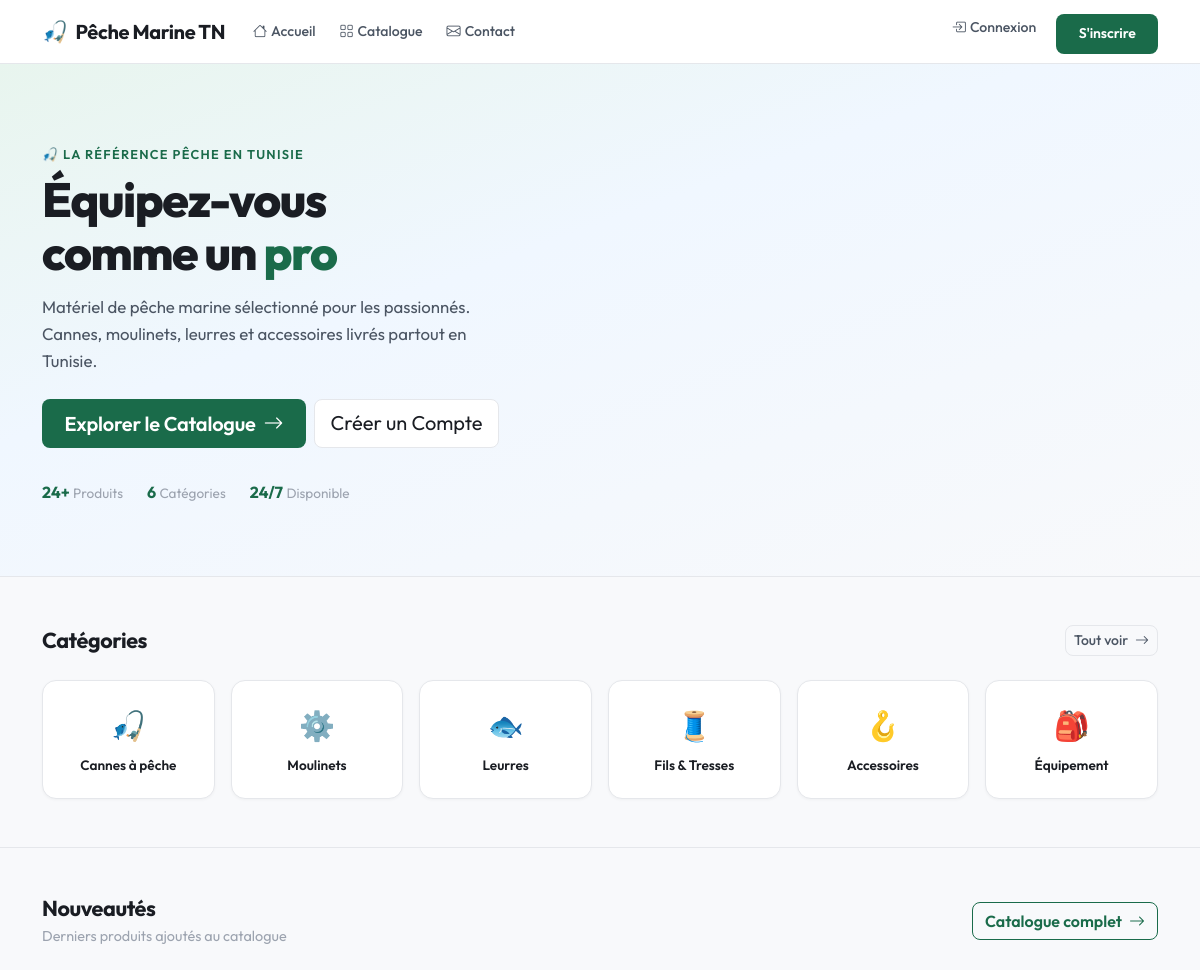
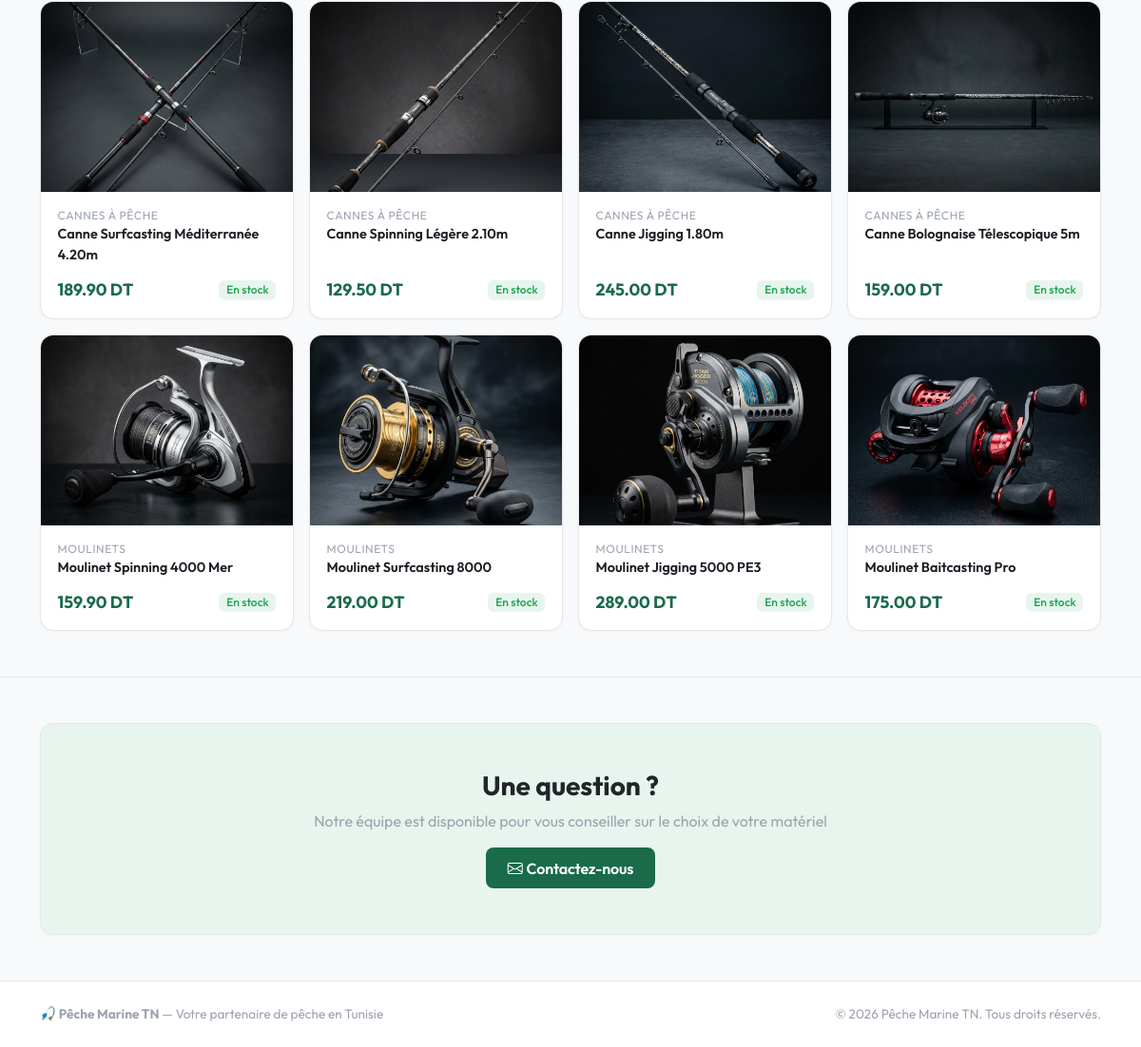
The page / on the database its author committed (2 pictures, top to bottom).
### tables this page shows
CREATE TABLE categorie (
    id          INTEGER PRIMARY KEY AUTOINCREMENT,
    nom         TEXT NOT NULL,
    description TEXT,
    image       TEXT
);

CREATE TABLE produit (
    id             INTEGER PRIMARY KEY AUTOINCREMENT,
    nom            TEXT NOT NULL,
    description    TEXT,
    prix           REAL NOT NULL,
    quantite_stock INTEGER NOT NULL DEFAULT 0,
    image          TEXT,
    categorie_id   INTEGER,
    created_at     DATETIME DEFAULT CURRENT_TIMESTAMP,
    FOREIGN KEY (categorie_id) REFERENCES categorie(id)
);

### app/controllers/HomeController.php (called while the page is built, shortened)
<?php
class HomeController {
    public static function index(): void {
        $db = Database::get();
        $categories = $db->query("SELECT * FROM categorie ORDER BY id")->fetchAll();
        $featured = $db->query("SELECT p.*, c.nom as categorie_nom FROM produit p
            LEFT JOIN categorie c ON c.id = p.categorie_id
            ORDER BY p.created_at DESC LIMIT 8")->fetchAll();
        require VIEW_PATH . '/layouts/header.php';
        require VIEW_PATH . '/home/index.php';
        require VIEW_PATH . '/layouts/footer.php';
    }
}

### router.php (called while the page is built, shortened)
<?php
require_once BASE_PATH . '/config/config.php';
$uri = parse_url($_SERVER['REQUEST_URI'], PHP_URL_PATH);
$uri = rtrim($uri, '/') ?: '/';
require_once APP_PATH . '/controllers/HomeController.php';

### public/index.php (called while the page is built, shortened)
<?php
require_once BASE_PATH . '/router.php';

### config/config.php (called while the page is built, shortened)
<?php
function isLoggedIn(): bool {
    return isset($_SESSION['user_id']);
}
function e(string $str): string {
    return htmlspecialchars($str, ENT_QUOTES, 'UTF-8');
}

### app/views/home/index.php (the view)
<?php
$catIcons = ['🎣', '⚙️', '🐟', '🧵', '🪝', '🎒'];
?>
<section class="hero">
    <div class="container position-relative">
        <div class="row align-items-center">
            <div class="col-lg-7">
                <p class="text-uppercase fw-semibold mb-2" style="font-size:0.8rem; letter-spacing:0.1em; color: var(--accent);">
                    🎣 La référence pêche en Tunisie
                </p>
                <h1>Équipez-vous<br>comme un <span class="highlight">pro</span></h1>
                <p class="mt-3">Matériel de pêche marine sélectionné pour les passionnés. Cannes, moulinets, leurres et accessoires livrés partout en Tunisie.</p>
                <div class="d-flex gap-2 mt-4 flex-wrap">
                    <a href="/products" class="btn btn-primary btn-lg">
                        Explorer le Catalogue <i class="bi bi-arrow-right ms-1"></i>
                    </a>
                    <?php if (!isLoggedIn()): ?>
                        <a href="/register" class="btn btn-outline-light btn-lg">Créer un Compte</a>
                    <?php endif; ?>
                </div>
                <div class="d-flex gap-4 mt-4 pt-2">
                    <div><span class="fw-bold" style="color:var(--accent);">24+</span> <span class="text-muted" style="font-size:0.85rem;">Produits</span></div>
                    <div><span class="fw-bold" style="color:var(--accent);">6</span> <span class="text-muted" style="font-size:0.85rem;">Catégories</span></div>
                    <div><span class="fw-bold" style="color:var(--accent);">24/7</span> <span class="text-muted" style="font-size:0.85rem;">Disponible</span></div>
                </div>
            </div>
        </div>
    </div>
</section>
<section class="py-5">
    <div class="container">
        <div class="d-flex justify-content-between align-items-center mb-4">
            <h2 class="section-title mb-0">Catégories</h2>
            <a href="/products" class="btn btn-outline-secondary btn-sm">Tout voir <i class="bi bi-arrow-right ms-1"></i></a>
        </div>
        <div class="row g-3">
            <?php foreach ($categories as $i => $cat): ?>
                <div class="col-4 col-md-2">
                    <a href="/products?category=<?= $cat['id'] ?>" class="card category-card h-100">
                        <span class="cat-icon"><?= $catIcons[$i] ?? '🐠' ?></span>
                        <span class="cat-name"><?= e($cat['nom']) ?></span>
                    </a>
                </div>
            <?php endforeach; ?>
        </div>
    </div>
</section>
<section class="py-5" style="border-top: 1px solid var(--border);">
    <div class="container">
        <div class="d-flex justify-content-between align-items-center mb-4">
            <div>
                <h2 class="section-title mb-1">Nouveautés</h2>
                <p class="text-muted mb-0" style="font-size:0.9rem;">Derniers produits ajoutés au catalogue</p>
            </div>
            <a href="/products" class="btn btn-outline-primary">Catalogue complet <i class="bi bi-arrow-right ms-1"></i></a>
        </div>
        <div class="row g-3">
            <?php foreach ($featured as $product): ?>
                <div class="col-6 col-md-4 col-lg-3">
                    <div class="card product-card h-100">
                        <a href="/products/<?= $product['id'] ?>">
                            <?php if (!empty($product['image'])): ?>
                                <img src="/assets/images/products/<?= e($product['image']) ?>" class="card-img-top" alt="<?= e($product['nom']) ?>">
                            <?php else: ?>
                                <div class="product-img-placeholder"><i class="bi bi-image"></i></div>
                            <?php endif; ?>
                        </a>
                        <div class="card-body d-flex flex-column">
                            <span class="product-category"><?= e($product['categorie_nom'] ?? '') ?></span>
                            <a href="/products/<?= $product['id'] ?>" class="product-name text-decoration-none"><?= e($product['nom']) ?></a>
                            <div class="mt-auto pt-2 d-flex justify-content-between align-items-center">
                                <span class="product-price"><?= number_format($product['prix'], 2) ?> DT</span>
                                <?php if ($product['quantite_stock'] > 0): ?>
                                    <span class="badge bg-success-subtle text-success">En stock</span>
                                <?php else: ?>
                                    <span class="badge bg-danger-subtle text-danger">Épuisé</span>
                                <?php endif; ?>
                            </div>
                        </div>
                    </div>
                </div>
            <?php endforeach; ?>
        </div>
    </div>
</section>
<section class="py-5" style="border-top: 1px solid var(--border);">
    <div class="container">
        <div class="card text-center" style="padding: 3rem 2rem; background: var(--accent-subtle);">
            <h3 class="fw-bold mb-2">Une question ?</h3>
            <p class="mb-3" style="color: var(--text-muted);">Notre équipe est disponible pour vous conseiller sur le choix de votre matériel</p>
            <div><a href="/contact" class="btn btn-primary"><i class="bi bi-envelope me-1"></i>Contactez-nous</a></div>
        </div>
    </div>
</section>

### app/views/layouts/header.php (shortened to what this page needs)
<?php
$cartCount = 0;
?>
<!DOCTYPE html>
<html lang="fr">
<head>
    <link href="https://cdn.jsdelivr.net/npm/bootstrap@5.3.3/dist/css/bootstrap.min.css" rel="stylesheet">
    <link href="https://cdn.jsdelivr.net/npm/bootstrap-icons@1.11.3/font/bootstrap-icons.css" rel="stylesheet">
    <link href="/assets/css/style.css" rel="stylesheet">
</head>
<body>
<nav class="navbar navbar-expand-lg">
    <div class="container">
        <a class="navbar-brand" href="/">
            <span class="brand-icon">🎣</span> Pêche Marine TN
        </a>
        <div class="collapse navbar-collapse" id="navbarNav">
            <ul class="navbar-nav me-auto">
                <li class="nav-item">
                    <a class="nav-link <?= ($uri ?? '') === '/' ? 'active' : '' ?>" href="/">
                        <i class="bi bi-house me-1"></i>Accueil
                    </a>
                </li>
                <li class="nav-item">
                    <a class="nav-link <?= str_starts_with($uri ?? '', '/products') ? 'active' : '' ?>" href="/products">
                        <i class="bi bi-grid me-1"></i>Catalogue
                    </a>
                </li>
                <li class="nav-item">
                    <a class="nav-link <?= ($uri ?? '') === '/contact' ? 'active' : '' ?>" href="/contact">
                        <i class="bi bi-envelope me-1"></i>Contact
                    </a>
                </li>
            </ul>
            <ul class="navbar-nav">
                <?php if (isLoggedIn()): ?>
                    <li class="nav-item">
                        <a class="nav-link <?= ($uri ?? '') === '/cart' ? 'active' : '' ?>" href="/cart">
                            <i class="bi bi-cart3 me-1"></i>Panier
                            <?php if ($cartCount > 0): ?>
                                <span class="badge rounded-pill" style="background:#ef4444;color:#fff;"><?= $cartCount ?></span>
                            <?php endif; ?>
                        </a>
                    </li>
                    <li class="nav-item">
                        <a class="nav-link <?= ($uri ?? '') === '/orders' ? 'active' : '' ?>" href="/orders">
                            <i class="bi bi-box-seam me-1"></i>Commandes
                        </a>
                    </li>
                    <?php if (isAdmin()): ?>
                        <li class="nav-item">
                            <a class="nav-link <?= str_starts_with($uri ?? '', '/admin') ? 'active' : '' ?>" href="/admin">
                                <i class="bi bi-speedometer2 me-1"></i>Admin
                            </a>
                        </li>
                    <?php endif; ?>
                    <li class="nav-item dropdown">
                        <a class="nav-link dropdown-toggle" href="#" data-bs-toggle="dropdown">
                            <i class="bi bi-person-circle me-1"></i><?= e($_SESSION['user_name'] ?? '') ?>
                        </a>
                        <ul class="dropdown-menu dropdown-menu-end">
                            <li><a class="dropdown-item" href="/profile"><i class="bi bi-person me-2"></i>Mon Profil</a></li>
                            <li><hr class="dropdown-divider"></li>
                            <li><a class="dropdown-item text-danger" href="/logout"><i class="bi bi-box-arrow-right me-2"></i>Déconnexion</a></li>
                        </ul>
                    </li>
                <?php else: ?>
                    <li class="nav-item">
                        <a class="nav-link" href="/login">
                            <i class="bi bi-box-arrow-in-right me-1"></i>Connexion
                        </a>
                    </li>
                    <li class="nav-item">
                        <a class="btn btn-primary btn-sm ms-2 mt-1" href="/register">S'inscrire</a>
                    </li>
                <?php endif; ?>
            </ul>
        </div>
    </div>
</nav>
<main>

### app/views/layouts/footer.php (shortened to what this page needs)
</main>
<footer class="site-footer mt-auto">
    <div class="container">
        <div class="row align-items-center">
            <div class="col-md-6">
                <p class="mb-0">🎣 <strong>Pêche Marine TN</strong> — Votre partenaire de pêche en Tunisie</p>
            </div>
            <div class="col-md-6 text-md-end">
                <p class="mb-0">&copy; <?= date('Y') ?> Pêche Marine TN. Tous droits réservés.</p>
            </div>
        </div>
    </div>
</footer>
</body>
</html>

### public/assets/css/style.css (style rules this page uses)
:root { --bg: #f8f9fb; --bg-card: #ffffff; --bg-card-hover: #f0f2f5; --bg-surface: #f1f3f6; --glass: rgba(255,255,255,0.85); --glass-border: rgba(0,0,0,0.06); --accent: #1a6b4a; --accent-light: #22876a; --accent-subtle: #e8f5ee; --text-primary: #1a1d23; --text-secondary: #4b5563; --text-muted: #9ca3af; --border: #e5e7eb; --radius: 14px; --radius-sm: 8px; --shadow-sm: 0 1px 3px rgba(0,0,0,0.04); --shadow: 0 4px 16px rgba(0,0,0,0.06); --shadow-lg: 0 8px 30px rgba(0,0,0,0.08); --transition: all 0.2s ease; }
* { box-sizing: border-box; margin: 0; padding: 0; }
body { font-family: 'Outfit', sans-serif; background: var(--bg); color: var(--text-primary); min-height: 100vh; display: flex; flex-direction: column; -webkit-font-smoothing: antialiased; }
main { flex: 1; }
a { color: var(--accent); text-decoration: none; transition: var(--transition); }
.navbar { background: rgba(255,255,255,0.92) !important; backdrop-filter: blur(16px); border-bottom: 1px solid var(--border); padding: 0.6rem 0; position: sticky; top: 0; z-index: 1000; }
.navbar-brand { font-weight: 700; font-size: 1.25rem; color: var(--text-primary) !important; display: flex; align-items: center; gap: 0.5rem; letter-spacing: -0.02em; }
.navbar-brand .brand-icon { font-size: 1.3rem; }
.nav-link { color: var(--text-secondary) !important; font-weight: 500; font-size: 0.88rem; transition: var(--transition); padding: 0.45rem 0.75rem !important; border-radius: 6px; }
.hero { background: linear-gradient(160deg, #e8f5ee 0%, #f0f7ff 40%, var(--bg) 100%); padding: 5rem 0 4.5rem; position: relative; overflow: hidden; border-bottom: 1px solid var(--border); }
.hero h1 { font-weight: 800; font-size: 3rem; line-height: 1.1; letter-spacing: -0.03em; margin-bottom: 1rem; color: var(--text-primary); }
.hero h1 .highlight { color: var(--accent); }
.hero p { font-size: 1.05rem; color: var(--text-secondary); max-width: 480px; line-height: 1.6; }
.btn-primary { background: var(--accent); border: none; border-radius: var(--radius-sm); font-weight: 600; padding: 0.6rem 1.4rem; color: #fff; transition: var(--transition); font-family: 'Outfit', sans-serif; letter-spacing: -0.01em; }
.btn-outline-primary { color: var(--accent); border: 1.5px solid var(--accent); border-radius: var(--radius-sm); font-weight: 600; background: transparent; }
.btn-outline-light { border-color: var(--border); color: var(--text-primary); border-radius: var(--radius-sm); background: var(--bg-card); }
.btn-outline-secondary { color: var(--text-secondary); border: 1px solid var(--border); border-radius: var(--radius-sm); font-weight: 500; }
.card { background: var(--bg-card); border: 1px solid var(--border); border-radius: var(--radius); transition: var(--transition); overflow: hidden; box-shadow: var(--shadow-sm); }
.product-card .card-body { padding: 1rem 1.1rem; }
.product-card .product-name { font-weight: 600; font-size: 0.9rem; color: var(--text-primary); display: -webkit-box; -webkit-line-clamp: 2; -webkit-box-orient: vertical; overflow: hidden; margin-bottom: 0.3rem; }
.product-card .product-price { font-weight: 700; font-size: 1.1rem; color: var(--accent); }
.product-card .product-category { font-size: 0.75rem; color: var(--text-muted); text-transform: uppercase; letter-spacing: 0.05em; }
.card-img-top { height: 200px; object-fit: cover; background: var(--bg-surface); }
.category-card { text-align: center; padding: 1.4rem 0.8rem; cursor: pointer; text-decoration: none; color: var(--text-primary); border: 1px solid var(--border); background: var(--bg-card); }
.category-card .cat-icon { font-size: 1.8rem; margin-bottom: 0.5rem; display: block; }
.category-card .cat-name { font-weight: 600; font-size: 0.85rem; }
.badge { font-weight: 500; font-size: 0.75rem; border-radius: 6px; }
.bg-success-subtle { background: #e8f5ee !important; }
.text-success { color: #16a34a !important; }
.site-footer { background: var(--bg-card); border-top: 1px solid var(--border); color: var(--text-muted); padding: 1.5rem 0; font-size: 0.85rem; }
.section-title { font-weight: 700; font-size: 1.35rem; margin-bottom: 1.5rem; letter-spacing: -0.02em; }
.text-muted { color: var(--text-muted) !important; }

### rows shown on the page
categorie: i "🎣", nom "Cannes à pêche"
categorie: i "⚙️", nom "Moulinets"
categorie: i "🐟", nom "Leurres"
categorie: i "🧵", nom "Fils & Tresses"
categorie: i "🪝", nom "Accessoires"
categorie: i "🎒", nom "Équipement"
produit: image (picture), categorie.nom "CANNES À PÊCHE", nom "Canne Surfcasting Méditerranée 4.20m", prix "189.90", quantite_stock "En stock"
produit: image (picture), categorie.nom "CANNES À PÊCHE", nom "Canne Spinning Légère 2.10m", prix "129.50", quantite_stock "En stock"
produit: image (picture), categorie.nom "CANNES À PÊCHE", nom "Canne Jigging 1.80m", prix "245.00", quantite_stock "En stock"
produit: image (picture), categorie.nom "CANNES À PÊCHE", nom "Canne Bolognaise Télescopique 5m", prix "159.00", quantite_stock "En stock"
produit: image (picture), categorie.nom "MOULINETS", nom "Moulinet Spinning 4000 Mer", prix "159.90", quantite_stock "En stock"
produit: image (picture), categorie.nom "MOULINETS", nom "Moulinet Surfcasting 8000", prix "219.00", quantite_stock "En stock"
produit: image (picture), categorie.nom "MOULINETS", nom "Moulinet Jigging 5000 PE3", prix "289.00", quantite_stock "En stock"
produit: image (picture), categorie.nom "MOULINETS", nom "Moulinet Baitcasting Pro", prix "175.00", quantite_stock "En stock"
